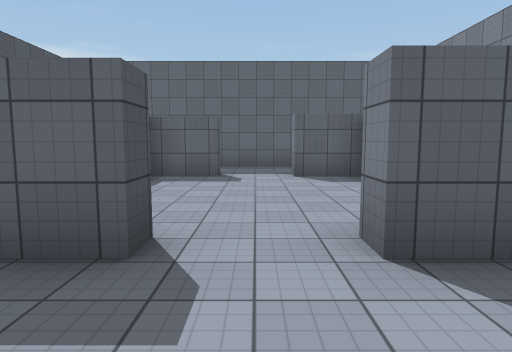
View 1 (above)

19 first-person views from a walk through a 3-D level made in the Unity game engine. The camera is 1.5 m above the floor, tilts 6° down and sees 75° across. The floor is counted in squares, 2 m on a side. Each view is taken from the middle of a square. On the plan, view 1 faces up. The plan holds only what a view shows up to about 11 squares ahead; the rest is blank. Some animated figures are not drawn. Surface patterns are stand-ins for the level's own textures.

View 2
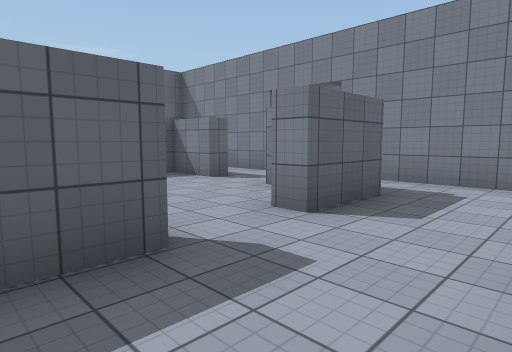

View 3
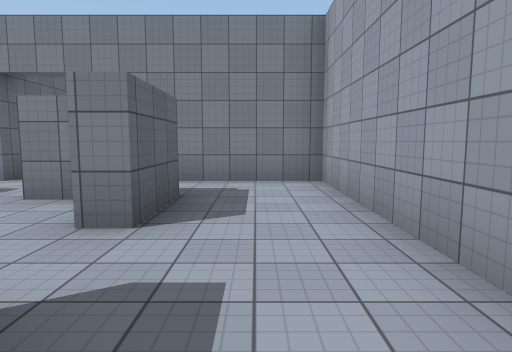

View 4
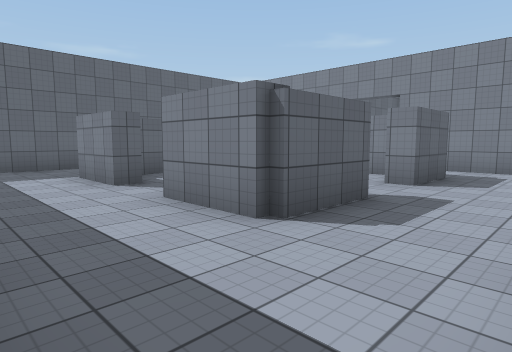

View 5
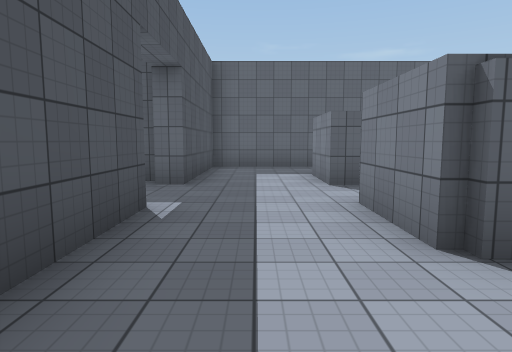

View 6
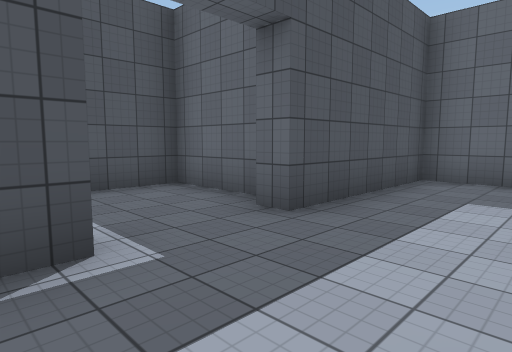

View 7
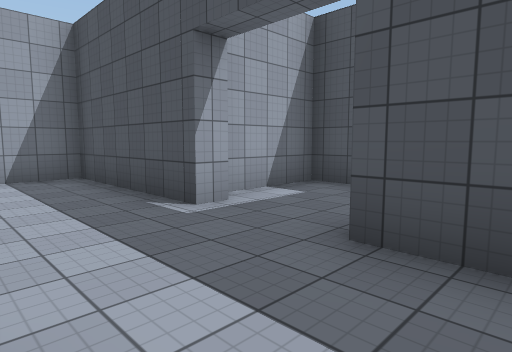

View 8
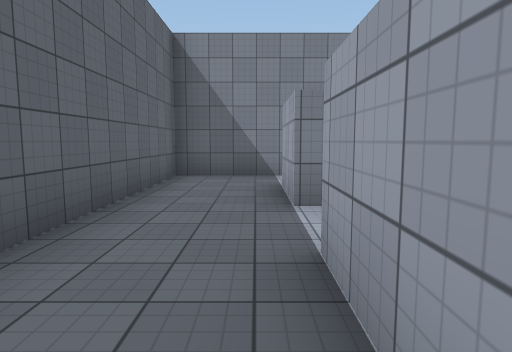

View 9
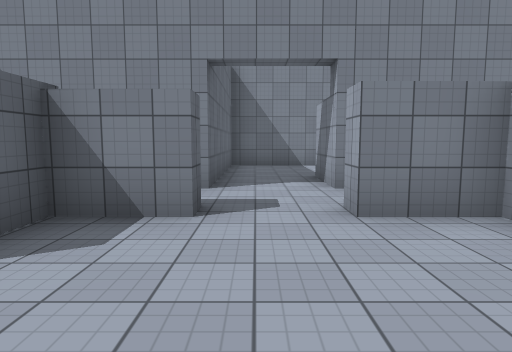

View 10
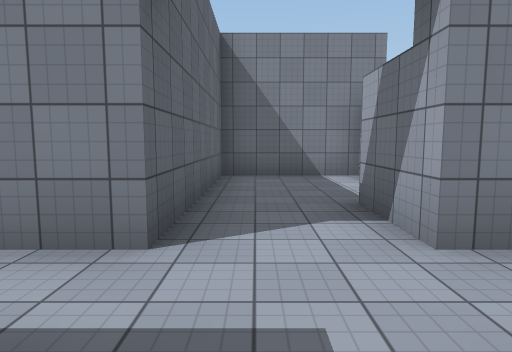

View 11
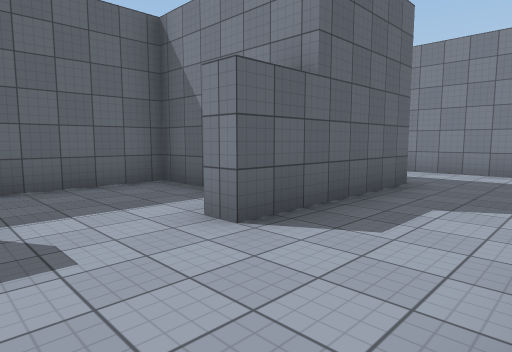

View 12
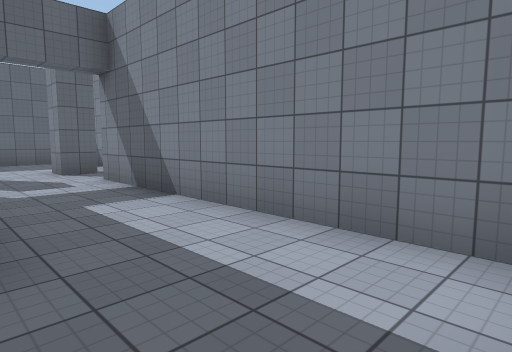

View 13
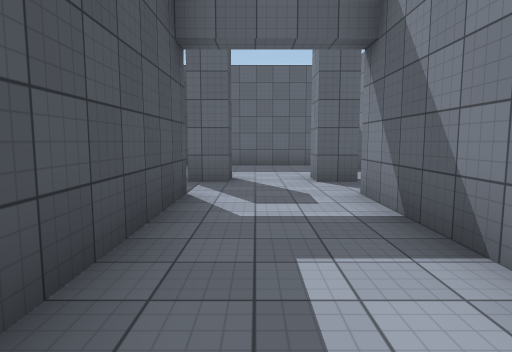

View 14
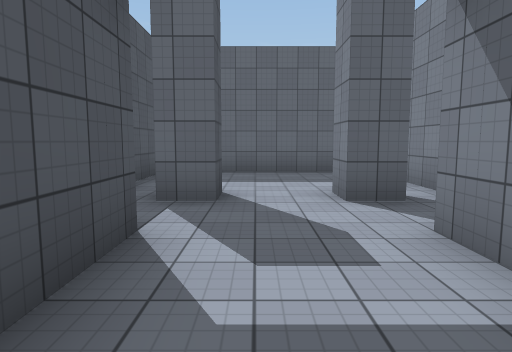

View 15
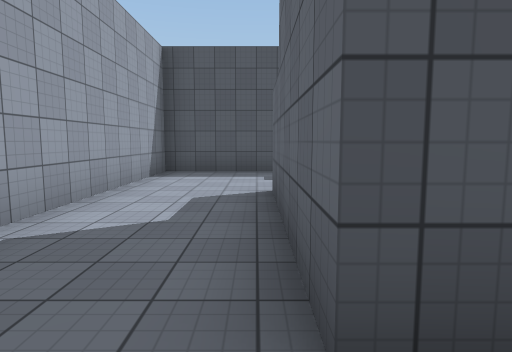

View 16
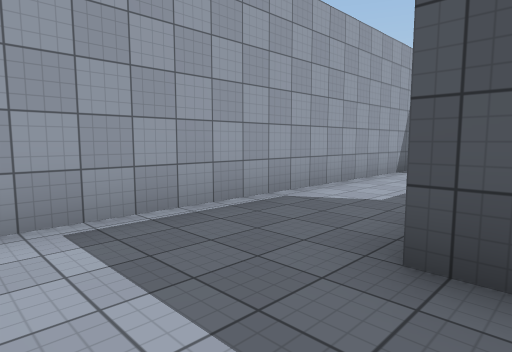

View 17
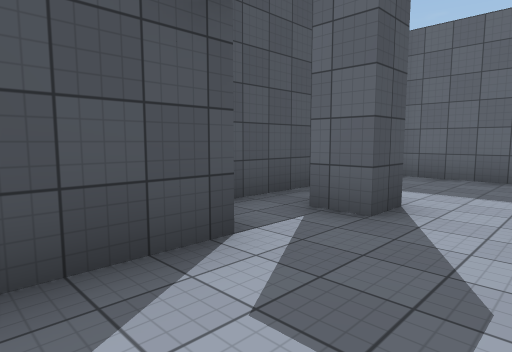

View 18
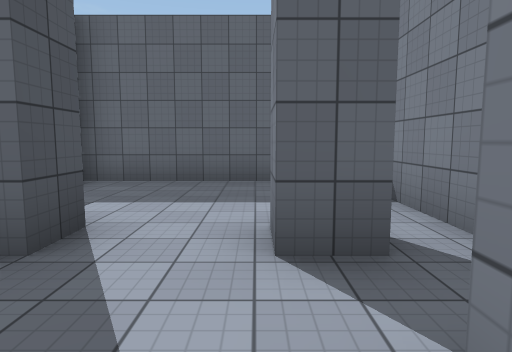

View 19
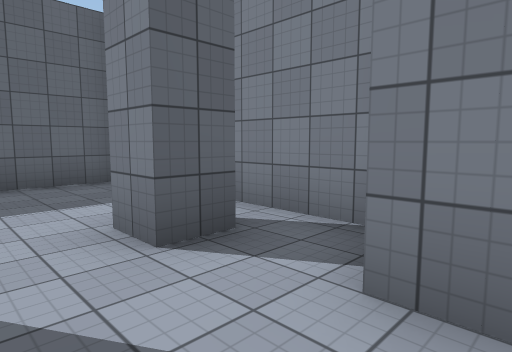

### Floor plan
Ten units are one square. View 1 is at (0, 0); x grows to the right and y downward. Boxes are objects, and circles mark ways between rooms. Rooms are numbered by the first view taken in them; rooms with no view inside come last. Other rooms are left out.
<svg viewBox="-87 -127 250 134">
<path fill="none" stroke="#000" d="M-5 2 43 2 43 -37M26 -21 8 -21 8 -26M-8 -26 -8 -21 -27 -21M-27 -57 -27 -76 -7 -76M-59 -37 -52 -37 -52 2 -39 2M-59 -63 -82 -63 -82 -33 -61 -33M-27 -21 -27 -40M-5 -97 -52 -97 -52 -57 -58 -57M27 -57 23 -57 23 -71 8 -71 8 -76M23 -25 23 -40 28 -40M43 -37 60 -37M-7 -71 -22 -71M-21 -57 -27 -57M64 -57 43 -57 43 -74M120 -68 120 -22 80 -22 80 -28M158 -72 158 -110M150 -81 141 -81 141 -89M93 -26 93 -57 64 -57M145 -2 145 -68M155 -122 108 -122 108 -78M48 -25 48 2 136 2M8 -76 26 -76M25 -97 -5 -97M43 -74 43 -97 25 -97"/>
<circle cx="-15" cy="-5" r="3" fill="#2a7"/>
<circle cx="0" cy="-20" r="3" fill="#2a7"/>
<circle cx="40" cy="-25" r="3" fill="#2a7"/>
<circle cx="-20" cy="-50" r="3" fill="#2a7"/>
<circle cx="-15" cy="-85" r="3" fill="#2a7"/>
<circle cx="55" cy="-45" r="3" fill="#2a7"/>
<circle cx="0" cy="-70" r="3" fill="#2a7"/>
<circle cx="35" cy="-65" r="3" fill="#2a7"/>
<circle cx="15" cy="-85" r="3" fill="#2a7"/>
<text x="10" y="-10">1</text>
<text x="-40" y="-50">2</text>
<text x="20" y="-50">3</text>
<text x="130" y="-50">4</text>
<text x="10" y="-90">5</text>
<text x="30" y="-90">6</text>
</svg>
Room 1 opens to room 2. Room 1 opens to room 3. Room 2 opens to room 3. Room 2 opens to room 5. Room 3 opens to room 4. Room 3 opens to room 5. Room 3 opens to room 6. Room 5 opens to room 6.

Where each view was taken, in squares from view 1:
view 1: 0 up, 0 right, facing up
view 2: 0 up, 2 left, facing up-right
view 3: 1 up, 2 left, facing right
view 4: 0 up, 5 left, facing up-right
view 5: 0 up, 4 left, facing up
view 6: 3 up, 3 left, facing up-left
view 7: 7 up, 3 left, facing down-left
view 8: 8 up, 3 left, facing right
view 9: 5 up, 1 left, facing right
view 10: 5 up, 2 right, facing right
view 11: 0 up, 6 right, facing up-right
view 12: 0 up, 12 right, facing up-right
view 13: 2 up, 13 right, facing up
view 14: 4 up, 13 right, facing up
view 15: 2 up, 13 right, facing left
view 16: 3 up, 14 right, facing down-left
view 17: 5 up, 14 right, facing up-left
view 18: 6 up, 14 right, facing up
view 19: 6 up, 13 right, facing up-right
